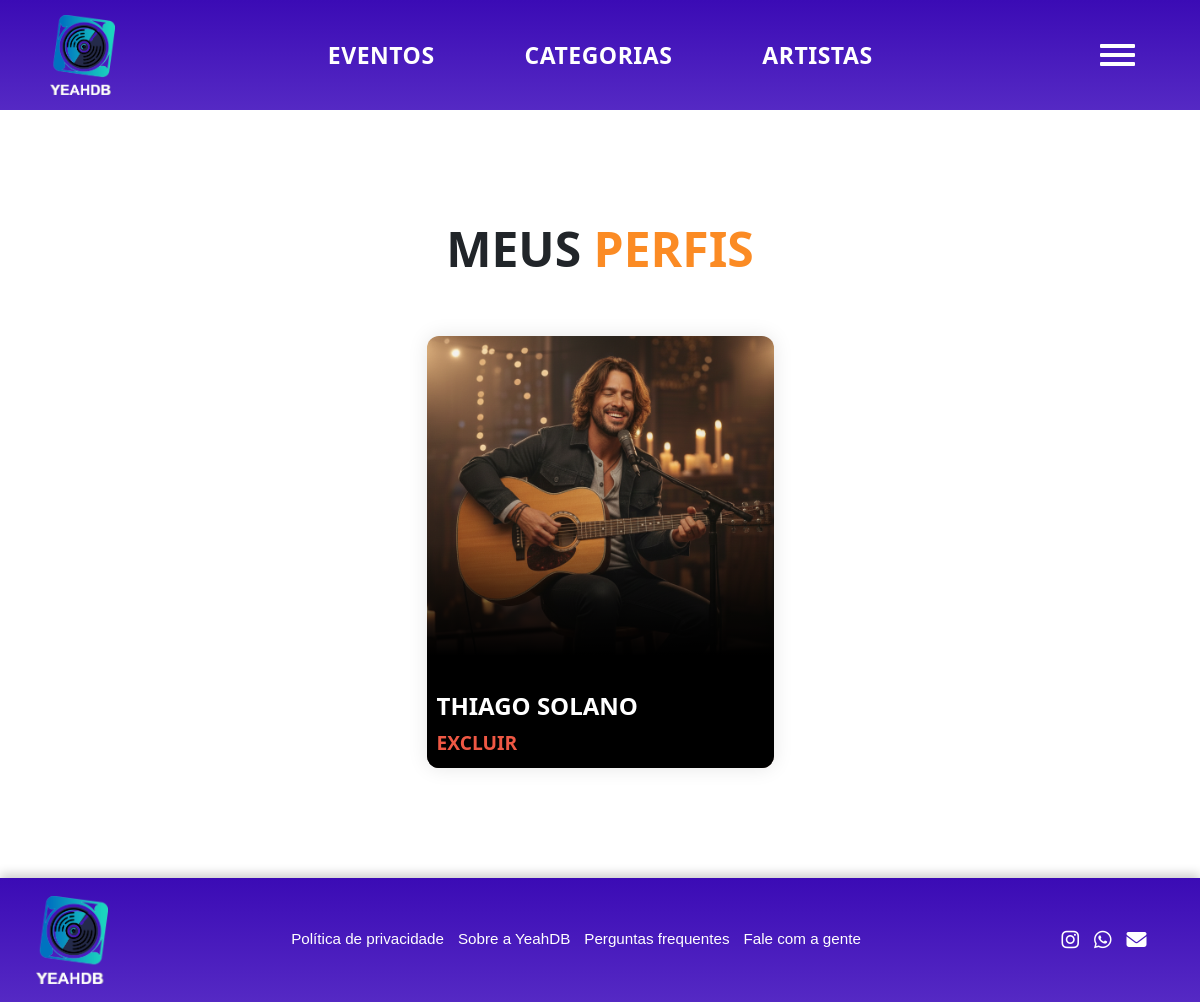
/meus_perfis.php (signed in), run on the app's committed database.
### tables this page shows
CREATE TABLE `artistas` (
  `id` int(11) NOT NULL,
  `nome` varchar(100) NOT NULL,
  `descricao` text NOT NULL,
  `estado` char(2) NOT NULL,
  `cidade` varchar(100) NOT NULL,
  `cache_artista` float NOT NULL,
  `whatsapp` varchar(50) NOT NULL,
  `instagram` varchar(100) NOT NULL,
  `contato` varchar(100) NOT NULL,
  `codigo_artista` varchar(10) NOT NULL,
  `id_usuario` int(11) NOT NULL
);

CREATE TABLE `foto_artista` (
  `id` int(11) NOT NULL,
  `url_imagem` varchar(255) NOT NULL,
  `id_artista` int(11) NOT NULL
);

### src/Database/Conecta.php (called while the page is built)
<?php
class Conecta
{
    private static ?PDO $conexao = null;
    public static function getConexao(): PDO
    {
        if (self::$conexao === null) {
            $host = 'localhost';
            $banco = 'yeah_db';
            $usuario = 'root';
            $senha = '';
            $porta = 3306;
            $dsn = "mysql:host=$host;port=$porta;dbname=$banco;charset=utf8mb4";
            try {
                self::$conexao = new PDO(
                    $dsn,
                    $usuario,
                    $senha,
                    [
                        PDO::ATTR_ERRMODE => PDO::ERRMODE_EXCEPTION,
                        PDO::ATTR_DEFAULT_FETCH_MODE => PDO::FETCH_ASSOC,
                    ]
                );
            } catch (PDOException $e) {
                die('Erro ao conectar ao banco: ' . $e->getMessage());
            }
        }
        return self::$conexao;
    }
}

### src/Services/ArtistaServicos.php (called while the page is built, shortened)
<?php
class ArtistaServicos
{
    public ?PDO $conexao;
    public function __construct()
    {
        $this->conexao = Conecta::getConexao();
    }
    public function buscarArtistasUsuario(int $id): ?array
    {
        $sql = "SELECT artistas.id, artistas.nome, (
            SELECT GROUP_CONCAT(url_imagem SEPARATOR '||')
            FROM foto_artista
            WHERE foto_artista.id_artista = artistas.id
            ORDER BY foto_artista.id ASC
        ) AS imagens, (
            SELECT GROUP_CONCAT(estilo_musical.nome SEPARATOR ',')
            FROM artista_estilo
            JOIN estilo_musical ON estilo_musical.id = artista_estilo.id_estilo
            WHERE artista_estilo.id_artista = artistas.id
        ) AS estilos_musicais
        FROM artistas JOIN usuarios ON artistas.id_usuario = usuarios.id
        WHERE usuarios.id = :id ORDER BY artistas.id DESC";
        $consulta = $this->conexao->prepare($sql);
        $consulta->bindValue(":id", $id);
        $consulta->execute();
        return $consulta->fetchAll(PDO::FETCH_ASSOC) ?: null;
    }
}

### meus_perfis.php (the view, shortened to what this page needs)
<?php
require_once "src/Database/Conecta.php";
require_once "src/Services/ArtistaServicos.php";
$artistaServico = new ArtistaServicos();
$artistas = $artistaServico->buscarArtistasUsuario($_SESSION['id']);
?>
<!DOCTYPE html>
<html lang="pt-br">
<head>
    <link rel="stylesheet" href="css/meus_perfis.css">
    <?php require_once "includes/cabecalho.php"; ?>
</head>
<body>
<main class="conteudo-principal">
    <section id="secao_bandas">
        <?php if (!empty($artistas)) { ?>
            <h2 class="titulo_secao" id="titulo_artistas">MEUS <span>PERFIS</span></h2>
            <div class="linha_cards">
                <?php
                foreach ($artistas as $artista):
                    $pdo = Conecta::getConexao();
                    $stmt = $pdo->prepare("
                        SELECT url_imagem
                        FROM foto_artista
                        WHERE id_artista = :id
                        ORDER BY id ASC
                        LIMIT 1
                    ");
                    $stmt->execute([":id" => $artista['id']]);
                    $img = $stmt->fetchColumn();
                    $caminhoImagem = $img
                        ? "img/artistas/{$artista['id']}/fotos_artistas/{$img}"
                        : "img/sem-imagem.png";
                ?>
                <div class="caixa_banda">
                    <img src="<?= $caminhoImagem ?>"
                         alt="<?= htmlspecialchars($artista['nome']) ?>" />
                    <div class="texto_banda_overlay">
                        <h3 class="titulo_banda"><?= htmlspecialchars($artista['nome']) ?></h3>
                        <div class="botoes_banda">
                            <a href="excluir_artista.php?id=<?= intval($artista['id']) ?>"
                               class="banda_excluir"
                               onclick="return confirm('Tem certeza que deseja excluir este perfil?')">
                                EXCLUIR
                            </a>
                        </div>
                    </div>
                </div>
                <?php endforeach; ?>
            </div>
        <?php } else { ?>
            <h2 class="titulo_secao" id="titulo_artistas">Nenhum Perfil Encontrado.</h2>
        <?php } ?>
    </section>
</main>
<?php require_once("includes/rodape.php"); ?>
</body>
</html>

### css/meus_perfis.css (style rules this page uses)
body { height: 100vh !important; display: flex !important; flex-direction: column !important; justify-content: space-between !important; }
#secao_bandas { flex: 1; display: flex; align-items: center; flex-direction: column; gap: 50px; padding: 20px; height: auto; margin: 90px 0; }
#titulo_artistas { font-size: 48px; text-transform: uppercase; font-weight: bold; }
#titulo_artistas span { color: #fb8b24; }
.linha_cards { display: flex; flex-wrap: wrap; gap: 40px; justify-content: center; }
.caixa_banda { position: relative; border-radius: 12px; overflow: hidden; width: 347px; height: 432px; transition: transform 0.3s ease, box-shadow 0.3s ease; text-decoration: none; box-shadow: 0px 0px 20px rgba(0, 0, 0, 0.1); }
.caixa_banda img { width: 100%; height: 100%; object-fit: cover; display: block; position: relative; z-index: 0; }
.caixa_banda::after { content: ""; position: absolute; bottom: 0; left: 0; width: 100%; height: 52%; background: linear-gradient(to top, #000, #000, transparent); pointer-events: none; border-bottom-left-radius: 8px; border-bottom-right-radius: 8px; }
.texto_banda_overlay { text-transform: uppercase; position: absolute; bottom: 0px; left: 0px; width: 100%; display: flex; flex-direction: column; align-items: start; padding: 10px 10px; z-index: 1; }
.titulo_banda { font-size: 1.5rem; color: #ffffff; border-radius: 5px 5px 0 0; font-weight: bold; }
.botoes_banda { font-size: 1.2rem; color: #fb8b24; text-align: center; font-weight: bold; display: flex; justify-content: space-between; width: 100%; }
.banda_excluir { color: #ef5844; text-decoration: none; }

### css/all.css (style rules this page uses)
* { margin: 0; padding: 0; box-sizing: border-box; }
body { font-family: "Poppins", sans-serif; }
img, video { max-width: 100%; height: auto; display: block; }

### css/cabecalho.css (style rules this page uses)
* { margin: 0; padding: 0; box-sizing: border-box; }
body { font-family: 'Poppins', sans-serif; }

### data on the page
artistas: id+nome (picture), nome "THIAGO SOLANO"
